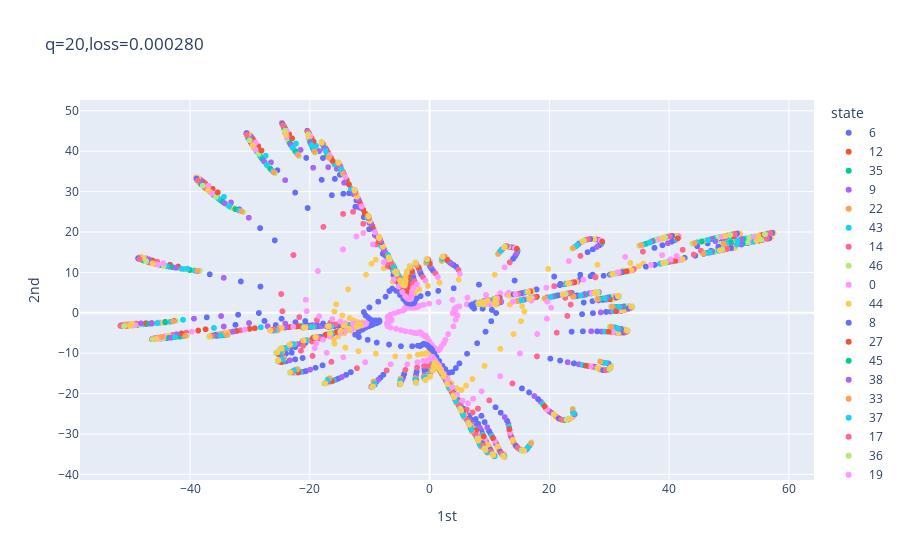

The cell this chart's notebook holds for it:
### Markdown cell above
M: how many epochs you use

### Code cell
M = 10000 # How many epochs
epochs = range(M)
losses = [np.nan]*M
MRA_pca = MRA_generate(d,nt,1000,sigma,ne,g,replace=0)
pca_cb = PCA(n_components=2)
MRA_pca.generate_default()
X = MRA_training.X
clear_output()
N_shifts = MRA_pca.shifts.reshape(-1,1)
N_states = np.repeat(MRA_pca.states,nt)
df_states = pd.DataFrame(N_states,columns=['state']).astype('object') 
df_shifts = pd.DataFrame(N_shifts,columns=['shift'])
class CustomCallback(tf.keras.callbacks.Callback):
    def on_epoch_end(self, epoch, logs=None):
        losses[epoch] = logs["loss"]
        print("For epoch {:d}, loss is {:f}.".format(epoch, logs["loss"]))
        if epoch % 50 == 0:
            clear_output(wait = True)
            _, Ns = latent(model,MRA_pca)
            N_reshaped = Ns.reshape(-1,q)
            pca_N = pca_cb.fit_transform(N_reshaped)
            df = pd.DataFrame(pca_N, columns = ['1st','2nd'])
            df = pd.concat([df,df_states,df_shifts],axis=1)
            fig = px.scatter(df, x='1st', y='2nd', color='state', text='shift', title='q=%d,loss=%f'%(q,logs["loss"]))
            fig.update_layout(height=500)
            fig.show()
history = model.fit(X,X,epochs=M,verbose=0,callbacks=[CustomCallback()])

### Figure 1 — Plotly figure (JSON) as saved in the notebook; plotly's stock layout.template omitted (floating-point values rounded to 4 significant figures; data arrays with more than 128 entries replaced by an {"elided": "..."} marker saying what was removed)
{"data": [{"hovertemplate": "state=6<br>1st=%{x}<br>2nd=%{y}<br>shift=%{text}<extra></extra>", "legendgroup": "6", "marker": {"color": "#636efa", "symbol": "circle"}, "mode": "markers+text", "name": "6", "showlegend": true, "text": {"elided": "400 int values"}, "type": "scattergl", "x": {"elided": "400 float values"}, "xaxis": "x", "y": {"elided": "400 float values"}, "yaxis": "y"}, {"hovertemplate": "state=12<br>1st=%{x}<br>2nd=%{y}<br>shift=%{text}<extra></extra>", "legendgroup": "12", "marker": {"color": "#EF553B", "symbol": "circle"}, "mode": "markers+text", "name": "12", "showlegend": true, "text": {"elided": "400 int values"}, "type": "scattergl", "x": {"elided": "400 float values"}, "xaxis": "x", "y": {"elided": "400 float values"}, "yaxis": "y"}, {"hovertemplate": "state=35<br>1st=%{x}<br>2nd=%{y}<br>shift=%{text}<extra></extra>", "legendgroup": "35", "marker": {"color": "#00cc96", "symbol": "circle"}, "mode": "markers+text", "name": "35", "showlegend": true, "text": {"elided": "400 int values"}, "type": "scattergl", "x": {"elided": "400 float values"}, "xaxis": "x", "y": {"elided": "400 float values"}, "yaxis": "y"}, {"hovertemplate": "state=9<br>1st=%{x}<br>2nd=%{y}<br>shift=%{text}<extra></extra>", "legendgroup": "9", "marker": {"color": "#ab63fa", "symbol": "circle"}, "mode": "markers+text", "name": "9", "showlegend": true, "text": {"elided": "400 int values"}, "type": "scattergl", "x": {"elided": "400 float values"}, "xaxis": "x", "y": {"elided": "400 float values"}, "yaxis": "y"}, {"hovertemplate": "state=22<br>1st=%{x}<br>2nd=%{y}<br>shift=%{text}<extra></extra>", "legendgroup": "22", "marker": {"color": "#FFA15A", "symbol": "circle"}, "mode": "markers+text", "name": "22", "showlegend": true, "text": {"elided": "400 int values"}, "type": "scattergl", "x": {"elided": "400 float values"}, "xaxis": "x", "y": {"elided": "400 float values"}, "yaxis": "y"}, {"hovertemplate": "state=43<br>1st=%{x}<br>2nd=%{y}<br>shift=%{text}<extra></extra>", "legendgroup": "43", "marker": {"color": "#19d3f3", "symbol": "circle"}, "mode": "markers+text", "name": "43", "showlegend": true, "text": {"elided": "400 int values"}, "type": "scattergl", "x": {"elided": "400 float values"}, "xaxis": "x", "y": {"elided": "400 float values"}, "yaxis": "y"}, {"hovertemplate": "state=14<br>1st=%{x}<br>2nd=%{y}<br>shift=%{text}<extra></extra>", "legendgroup": "14", "marker": {"color": "#FF6692", "symbol": "circle"}, "mode": "markers+text", "name": "14", "showlegend": true, "text": {"elided": "400 int values"}, "type": "scattergl", "x": {"elided": "400 float values"}, "xaxis": "x", "y": {"elided": "400 float values"}, "yaxis": "y"}, {"hovertemplate": "state=46<br>1st=%{x}<br>2nd=%{y}<br>shift=%{text}<extra></extra>", "legendgroup": "46", "marker": {"color": "#B6E880", "symbol": "circle"}, "mode": "markers+text", "name": "46", "showlegend": true, "text": {"elided": "400 int values"}, "type": "scattergl", "x": {"elided": "400 float values"}, "xaxis": "x", "y": {"elided": "400 float values"}, "yaxis": "y"}, {"hovertemplate": "state=0<br>1st=%{x}<br>2nd=%{y}<br>shift=%{text}<extra></extra>", "legendgroup": "0", "marker": {"color": "#FF97FF", "symbol": "circle"}, "mode": "markers+text", "name": "0", "showlegend": true, "text": {"elided": "400 int values"}, "type": "scattergl", "x": {"elided": "400 float values"}, "xaxis": "x", "y": {"elided": "400 float values"}, "yaxis": "y"}, {"hovertemplate": "state=44<br>1st=%{x}<br>2nd=%{y}<br>shift=%{text}<extra></extra>", "legendgroup": "44", "marker": {"color": "#FECB52", "symbol": "circle"}, "mode": "markers+text", "name": "44", "showlegend": true, "text": {"elided": "400 int values"}, "type": "scattergl", "x": {"elided": "400 float values"}, "xaxis": "x", "y": {"elided": "400 float values"}, "yaxis": "y"}, {"hovertemplate": "state=8<br>1st=%{x}<br>2nd=%{y}<br>shift=%{text}<extra></extra>", "legendgroup": "8", "marker": {"color": "#636efa", "symbol": "circle"}, "mode": "markers+text", "name": "8", "showlegend": true, "text": {"elided": "400 int values"}, "type": "scattergl", "x": {"elided": "400 float values"}, "xaxis": "x", "y": {"elided": "400 float values"}, "yaxis": "y"}, {"hovertemplate": "state=27<br>1st=%{x}<br>2nd=%{y}<br>shift=%{text}<extra></extra>", "legendgroup": "27", "marker": {"color": "#EF553B", "symbol": "circle"}, "mode": "markers+text", "name": "27", "showlegend": true, "text": {"elided": "400 int values"}, "type": "scattergl", "x": {"elided": "400 float values"}, "xaxis": "x", "y": {"elided": "400 float values"}, "yaxis": "y"}, {"hovertemplate": "state=45<br>1st=%{x}<br>2nd=%{y}<br>shift=%{text}<extra></extra>", "legendgroup": "45", "marker": {"color": "#00cc96", "symbol": "circle"}, "mode": "markers+text", "name": "45", "showlegend": true, "text": {"elided": "400 int values"}, "type": "scattergl", "x": {"elided": "400 float values"}, "xaxis": "x", "y": {"elided": "400 float values"}, "yaxis": "y"}, {"hovertemplate": "state=38<br>1st=%{x}<br>2nd=%{y}<br>shift=%{text}<extra></extra>", "legendgroup": "38", "marker": {"color": "#ab63fa", "symbol": "circle"}, "mode": "markers+text", "name": "38", "showlegend": true, "text": {"elided": "400 int values"}, "type": "scattergl", "x": {"elided": "400 float values"}, "xaxis": "x", "y": {"elided": "400 float values"}, "yaxis": "y"}, {"hovertemplate": "state=33<br>1st=%{x}<br>2nd=%{y}<br>shift=%{text}<extra></extra>", "legendgroup": "33", "marker": {"color": "#FFA15A", "symbol": "circle"}, "mode": "markers+text", "name": "33", "showlegend": true, "text": {"elided": "400 int values"}, "type": "scattergl", "x": {"elided": "400 float values"}, "xaxis": "x", "y": {"elided": "400 float values"}, "yaxis": "y"}, {"hovertemplate": "state=37<br>1st=%{x}<br>2nd=%{y}<br>shift=%{text}<extra></extra>", "legendgroup": "37", "marker": {"color": "#19d3f3", "symbol": "circle"}, "mode": "markers+text", "name": "37", "showlegend": true, "text": {"elided": "400 int values"}, "type": "scattergl", "x": {"elided": "400 float values"}, "xaxis": "x", "y": {"elided": "400 float values"}, "yaxis": "y"}, {"hovertemplate": "state=17<br>1st=%{x}<br>2nd=%{y}<br>shift=%{text}<extra></extra>", "legendgroup": "17", "marker": {"color": "#FF6692", "symbol": "circle"}, "mode": "markers+text", "name": "17", "showlegend": true, "text": {"elided": "400 int values"}, "type": "scattergl", "x": {"elided": "400 float values"}, "xaxis": "x", "y": {"elided": "400 float values"}, "yaxis": "y"}, {"hovertemplate": "state=36<br>1st=%{x}<br>2nd=%{y}<br>shift=%{text}<extra></extra>", "legendgroup": "36", "marker": {"color": "#B6E880", "symbol": "circle"}, "mode": "markers+text", "name": "36", "showlegend": true, "text": {"elided": "400 int values"}, "type": "scattergl", "x": {"elided": "400 float values"}, "xaxis": "x", "y": {"elided": "400 float values"}, "yaxis": "y"}, {"hovertemplate": "state=19<br>1st=%{x}<br>2nd=%{y}<br>shift=%{text}<extra></extra>", "legendgroup": "19", "marker": {"color": "#FF97FF", "symbol": "circle"}, "mode": "markers+text", "name": "19", "showlegend": true, "text": {"elided": "400 int values"}, "type": "scattergl", "x": {"elided": "400 float values"}, "xaxis": "x", "y": {"elided": "400 float values"}, "yaxis": "y"}, {"hovertemplate": "state=2<br>1st=%{x}<br>2nd=%{y}<br>shift=%{text}<extra></extra>", "legendgroup": "2", "marker": {"color": "#FECB52", "symbol": "circle"}, "mode": "markers+text", "name": "2", "showlegend": true, "text": {"elided": "400 int values"}, "type": "scattergl", "x": {"elided": "400 float values"}, "xaxis": "x", "y": {"elided": "400 float values"}, "yaxis": "y"}, {"hovertemplate": "state=1<br>1st=%{x}<br>2nd=%{y}<br>shift=%{text}<extra></extra>", "legendgroup": "1", "marker": {"color": "#636efa", "symbol": "circle"}, "mode": "markers+text", "name": "1", "showlegend": true, "text": {"elided": "400 int values"}, "type": "scattergl", "x": {"elided": "400 float values"}, "xaxis": "x", "y": {"elided": "400 float values"}, "yaxis": "y"}, {"hovertemplate": "state=30<br>1st=%{x}<br>2nd=%{y}<br>shift=%{text}<extra></extra>", "legendgroup": "30", "marker": {"color": "#EF553B", "symbol": "circle"}, "mode": "markers+text", "name": "30", "showlegend": true, "text": {"elided": "400 int values"}, "type": "scattergl", "x": {"elided": "400 float values"}, "xaxis": "x", "y": {"elided": "400 float values"}, "yaxis": "y"}, {"hovertemplate": "state=24<br>1st=%{x}<br>2nd=%{y}<br>shift=%{text}<extra></extra>", "legendgroup": "24", "marker": {"color": "#00cc96", "symbol": "circle"}, "mode": "markers+text", "name": "24", "showlegend": true, "text": {"elided": "400 int values"}, "type": "scattergl", "x": {"elided": "400 float values"}, "xaxis": "x", "y": {"elided": "400 float values"}, "yaxis": "y"}, {"hovertemplate": "state=7<br>1st=%{x}<br>2nd=%{y}<br>shift=%{text}<extra></extra>", "legendgroup": "7", "marker": {"color": "#ab63fa", "symbol": "circle"}, "mode": "markers+text", "name": "7", "showlegend": true, "text": {"elided": "400 int values"}, "type": "scattergl", "x": {"elided": "400 float values"}, "xaxis": "x", "y": {"elided": "400 float values"}, "yaxis": "y"}, {"hovertemplate": "state=21<br>1st=%{x}<br>2nd=%{y}<br>shift=%{text}<extra></extra>", "legendgroup": "21", "marker": {"color": "#FFA15A", "symbol": "circle"}, "mode": "markers+text", "name": "21", "showlegend": true, "text": {"elided": "400 int values"}, "type": "scattergl", "x": {"elided": "400 float values"}, "xaxis": "x", "y": {"elided": "400 float values"}, "yaxis": "y"}, {"hovertemplate": "state=47<br>1st=%{x}<br>2nd=%{y}<br>shift=%{text}<extra></extra>", "legendgroup": "47", "marker": {"color": "#19d3f3", "symbol": "circle"}, "mode": "markers+text", "name": "47", "showlegend": true, "text": {"elided": "400 int values"}, "type": "scattergl", "x": {"elided": "400 float values"}, "xaxis": "x", "y": {"elided": "400 float values"}, "yaxis": "y"}, {"hovertemplate": "state=31<br>1st=%{x}<br>2nd=%{y}<br>shift=%{text}<extra></extra>", "legendgroup": "31", "marker": {"color": "#FF6692", "symbol": "circle"}, "mode": "markers+text", "name": "31", "showlegend": true, "text": {"elided": "400 int values"}, "type": "scattergl", "x": {"elided": "400 float values"}, "xaxis": "x", "y": {"elided": "400 float values"}, "yaxis": "y"}, {"hovertemplate": "state=49<br>1st=%{x}<br>2nd=%{y}<br>shift=%{text}<extra></extra>", "legendgroup": "49", "marker": {"color": "#B6E880", "symbol": "circle"}, "mode": "markers+text", "name": "49", "showlegend": true, "text": {"elided": "400 int values"}, "type": "scattergl", "x": {"elided": "400 float values"}, "xaxis": "x", "y": {"elided": "400 float values"}, "yaxis": "y"}, {"hovertemplate": "state=34<br>1st=%{x}<br>2nd=%{y}<br>shift=%{text}<extra></extra>", "legendgroup": "34", "marker": {"color": "#FF97FF", "symbol": "circle"}, "mode": "markers+text", "name": "34", "showlegend": true, "text": {"elided": "400 int values"}, "type": "scattergl", "x": {"elided": "400 float values"}, "xaxis": "x", "y": {"elided": "400 float values"}, "yaxis": "y"}, {"hovertemplate": "state=26<br>1st=%{x}<br>2nd=%{y}<br>shift=%{text}<extra></extra>", "legendgroup": "26", "marker": {"color": "#FECB52", "symbol": "circle"}, "mode": "markers+text", "name": "26", "showlegend": true, "text": {"elided": "400 int values"}, "type": "scattergl", "x": {"elided": "400 float values"}, "xaxis": "x", "y": {"elided": "400 float values"}, "yaxis": "y"}, {"hovertemplate": "state=5<br>1st=%{x}<br>2nd=%{y}<br>shift=%{text}<extra></extra>", "legendgroup": "5", "marker": {"color": "#636efa", "symbol": "circle"}, "mode": "markers+text", "name": "5", "showlegend": true, "text": {"elided": "400 int values"}, "type": "scattergl", "x": {"elided": "400 float values"}, "xaxis": "x", "y": {"elided": "400 float values"}, "yaxis": "y"}, {"hovertemplate": "state=15<br>1st=%{x}<br>2nd=%{y}<br>shift=%{text}<extra></extra>", "legendgroup": "15", "marker": {"color": "#EF553B", "symbol": "circle"}, "mode": "markers+text", "name": "15", "showlegend": true, "text": {"elided": "400 int values"}, "type": "scattergl", "x": {"elided": "400 float values"}, "xaxis": "x", "y": {"elided": "400 float values"}, "yaxis": "y"}, {"hovertemplate": "state=28<br>1st=%{x}<br>2nd=%{y}<br>shift=%{text}<extra></extra>", "legendgroup": "28", "marker": {"color": "#00cc96", "symbol": "circle"}, "mode": "markers+text", "name": "28", "showlegend": true, "text": {"elided": "400 int values"}, "type": "scattergl", "x": {"elided": "400 float values"}, "xaxis": "x", "y": {"elided": "400 float values"}, "yaxis": "y"}, {"hovertemplate": "state=16<br>1st=%{x}<br>2nd=%{y}<br>shift=%{text}<extra></extra>", "legendgroup": "16", "marker": {"color": "#ab63fa", "symbol": "circle"}, "mode": "markers+text", "name": "16", "showlegend": true, "text": {"elided": "400 int values"}, "type": "scattergl", "x": {"elided": "400 float values"}, "xaxis": "x", "y": {"elided": "400 float values"}, "yaxis": "y"}, {"hovertemplate": "state=20<br>1st=%{x}<br>2nd=%{y}<br>shift=%{text}<extra></extra>", "legendgroup": "20", "marker": {"color": "#FFA15A", "symbol": "circle"}, "mode": "markers+text", "name": "20", "showlegend": true, "text": {"elided": "400 int values"}, "type": "scattergl", "x": {"elided": "400 float values"}, "xaxis": "x", "y": {"elided": "400 float values"}, "yaxis": "y"}, {"hovertemplate": "state=10<br>1st=%{x}<br>2nd=%{y}<br>shift=%{text}<extra></extra>", "legendgroup": "10", "marker": {"color": "#19d3f3", "symbol": "circle"}, "mode": "markers+text", "name": "10", "showlegend": true, "text": {"elided": "400 int values"}, "type": "scattergl", "x": {"elided": "400 float values"}, "xaxis": "x", "y": {"elided": "400 float values"}, "yaxis": "y"}, {"hovertemplate": "state=4<br>1st=%{x}<br>2nd=%{y}<br>shift=%{text}<extra></extra>", "legendgroup": "4", "marker": {"color": "#FF6692", "symbol": "circle"}, "mode": "markers+text", "name": "4", "showlegend": true, "text": {"elided": "400 int values"}, "type": "scattergl", "x": {"elided": "400 float values"}, "xaxis": "x", "y": {"elided": "400 float values"}, "yaxis": "y"}, {"hovertemplate": "state=41<br>1st=%{x}<br>2nd=%{y}<br>shift=%{text}<extra></extra>", "legendgroup": "41", "marker": {"color": "#B6E880", "symbol": "circle"}, "mode": "markers+text", "name": "41", "showlegend": true, "text": {"elided": "400 int values"}, "type": "scattergl", "x": {"elided": "400 float values"}, "xaxis": "x", "y": {"elided": "400 float values"}, "yaxis": "y"}, {"hovertemplate": "state=13<br>1st=%{x}<br>2nd=%{y}<br>shift=%{text}<extra></extra>", "legendgroup": "13", "marker": {"color": "#FF97FF", "symbol": "circle"}, "mode": "markers+text", "name": "13", "showlegend": true, "text": {"elided": "400 int values"}, "type": "scattergl", "x": {"elided": "400 float values"}, "xaxis": "x", "y": {"elided": "400 float values"}, "yaxis": "y"}, {"hovertemplate": "state=18<br>1st=%{x}<br>2nd=%{y}<br>shift=%{text}<extra></extra>", "legendgroup": "18", "marker": {"color": "#FECB52", "symbol": "circle"}, "mode": "markers+text", "name": "18", "showlegend": true, "text": {"elided": "400 int values"}, "type": "scattergl", "x": {"elided": "400 float values"}, "xaxis": "x", "y": {"elided": "400 float values"}, "yaxis": "y"}, {"hovertemplate": "state=23<br>1st=%{x}<br>2nd=%{y}<br>shift=%{text}<extra></extra>", "legendgroup": "23", "marker": {"color": "#636efa", "symbol": "circle"}, "mode": "markers+text", "name": "23", "showlegend": true, "text": {"elided": "400 int values"}, "type": "scattergl", "x": {"elided": "400 float values"}, "xaxis": "x", "y": {"elided": "400 float values"}, "yaxis": "y"}, {"hovertemplate": "state=11<br>1st=%{x}<br>2nd=%{y}<br>shift=%{text}<extra></extra>", "legendgroup": "11", "marker": {"color": "#EF553B", "symbol": "circle"}, "mode": "markers+text", "name": "11", "showlegend": true, "text": {"elided": "400 int values"}, "type": "scattergl", "x": {"elided": "400 float values"}, "xaxis": "x", "y": {"elided": "400 float values"}, "yaxis": "y"}, {"hovertemplate": "state=39<br>1st=%{x}<br>2nd=%{y}<br>shift=%{text}<extra></extra>", "legendgroup": "39", "marker": {"color": "#00cc96", "symbol": "circle"}, "mode": "markers+text", "name": "39", "showlegend": true, "text": {"elided": "400 int values"}, "type": "scattergl", "x": {"elided": "400 float values"}, "xaxis": "x", "y": {"elided": "400 float values"}, "yaxis": "y"}, {"hovertemplate": "state=40<br>1st=%{x}<br>2nd=%{y}<br>shift=%{text}<extra></extra>", "legendgroup": "40", "marker": {"color": "#ab63fa", "symbol": "circle"}, "mode": "markers+text", "name": "40", "showlegend": true, "text": {"elided": "400 int values"}, "type": "scattergl", "x": {"elided": "400 float values"}, "xaxis": "x", "y": {"elided": "400 float values"}, "yaxis": "y"}, {"hovertemplate": "state=48<br>1st=%{x}<br>2nd=%{y}<br>shift=%{text}<extra></extra>", "legendgroup": "48", "marker": {"color": "#FFA15A", "symbol": "circle"}, "mode": "markers+text", "name": "48", "showlegend": true, "text": {"elided": "400 int values"}, "type": "scattergl", "x": {"elided": "400 float values"}, "xaxis": "x", "y": {"elided": "400 float values"}, "yaxis": "y"}, {"hovertemplate": "state=42<br>1st=%{x}<br>2nd=%{y}<br>shift=%{text}<extra></extra>", "legendgroup": "42", "marker": {"color": "#19d3f3", "symbol": "circle"}, "mode": "markers+text", "name": "42", "showlegend": true, "text": {"elided": "400 int values"}, "type": "scattergl", "x": {"elided": "400 float values"}, "xaxis": "x", "y": {"elided": "400 float values"}, "yaxis": "y"}, {"hovertemplate": "state=25<br>1st=%{x}<br>2nd=%{y}<br>shift=%{text}<extra></extra>", "legendgroup": "25", "marker": {"color": "#FF6692", "symbol": "circle"}, "mode": "markers+text", "name": "25", "showlegend": true, "text": {"elided": "400 int values"}, "type": "scattergl", "x": {"elided": "400 float values"}, "xaxis": "x", "y": {"elided": "400 float values"}, "yaxis": "y"}, {"hovertemplate": "state=29<br>1st=%{x}<br>2nd=%{y}<br>shift=%{text}<extra></extra>", "legendgroup": "29", "marker": {"color": "#B6E880", "symbol": "circle"}, "mode": "markers+text", "name": "29", "showlegend": true, "text": {"elided": "400 int values"}, "type": "scattergl", "x": {"elided": "400 float values"}, "xaxis": "x", "y": {"elided": "400 float values"}, "yaxis": "y"}, {"hovertemplate": "state=3<br>1st=%{x}<br>2nd=%{y}<br>shift=%{text}<extra></extra>", "legendgroup": "3", "marker": {"color": "#FF97FF", "symbol": "circle"}, "mode": "markers+text", "name": "3", "showlegend": true, "text": {"elided": "400 int values"}, "type": "scattergl", "x": {"elided": "400 float values"}, "xaxis": "x", "y": {"elided": "400 float values"}, "yaxis": "y"}, {"hovertemplate": "state=32<br>1st=%{x}<br>2nd=%{y}<br>shift=%{text}<extra></extra>", "legendgroup": "32", "marker": {"color": "#FECB52", "symbol": "circle"}, "mode": "markers+text", "name": "32", "showlegend": true, "text": {"elided": "400 int values"}, "type": "scattergl", "x": {"elided": "400 float values"}, "xaxis": "x", "y": {"elided": "400 float values"}, "yaxis": "y"}], "layout": {"autosize": true, "legend": {"title": {"text": "state"}, "tracegroupgap": 0}, "title": {"text": "q=20,loss=0.000280"}, "xaxis": {"anchor": "y", "autorange": true, "domain": [0, 1], "range": [-58.47, 64.28], "title": {"text": "1st"}, "type": "linear"}, "yaxis": {"anchor": "x", "autorange": true, "domain": [0, 1], "range": [-41.57, 52.87], "title": {"text": "2nd"}, "type": "linear"}}}
